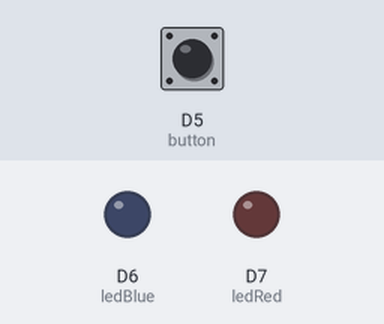
Recording of a sketch running on a simulated ESP8266 (Wemos D1 mini). Parts: output pins drawn as LEDs (lit = HIGH). Dashed ring = blinking. Inputs (shaded band) come from the test bench; at power-on: D5 (button) HIGH.

Above: at 1.2 s.
1.3 s: D5 (button) pulled LOW for 0.15 s
At 1.45 s:
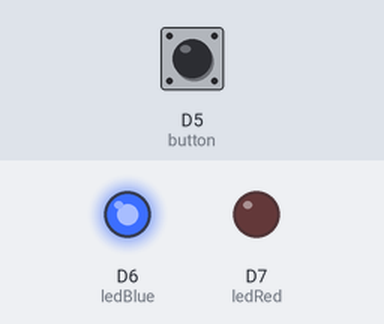
3.0 s: D5 (button) pulled LOW for 3.2 s
At 3.15 s:
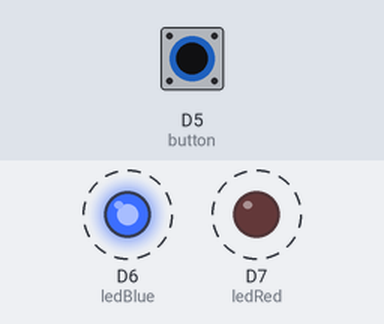
Timing chart, 0 to 7.7 s (numbered marks = the images above; inputs shaded):
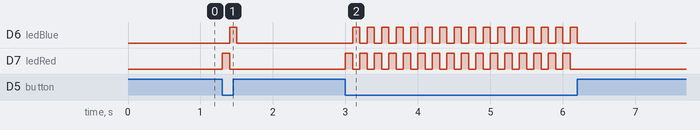

The sketch:

v1.2-police-lights-code.ino
```cpp
// C++ code

int button = D5;
int ledRed = D7;
int ledBlue = D6;

void setup()
{
  pinMode(button,INPUT_PULLUP);
  pinMode(ledRed,OUTPUT);
  pinMode(ledBlue,OUTPUT);
}

void loop()
{
 if (digitalRead(button) == LOW)
 	{
   		digitalWrite(ledRed, HIGH);
   		delay(100);
   		digitalWrite(ledRed, LOW);
   		digitalWrite(ledBlue, HIGH);
   		delay(100);
   		digitalWrite(ledBlue, LOW);
 	}
  else
  {
    digitalWrite(ledRed, LOW);
    digitalWrite(ledBlue, LOW);
  }
}
```

Measured:
- after the input at 1.3 s, D6 (ledBlue): LOW → HIGH after 0.10 s, → LOW 0.10 s later; D7 (ledRed): LOW → HIGH at once, → LOW 0.10 s later
- after the input at 3.0 s, D6 (ledBlue): alternates HIGH for 0.10 s and LOW for 0.10 s, 32 changes in all, then stays LOW, starting after 0.10 s; D7 (ledRed): alternates HIGH for 0.10 s and LOW for 0.10 s, 32 changes in all, then stays LOW, starting at once
